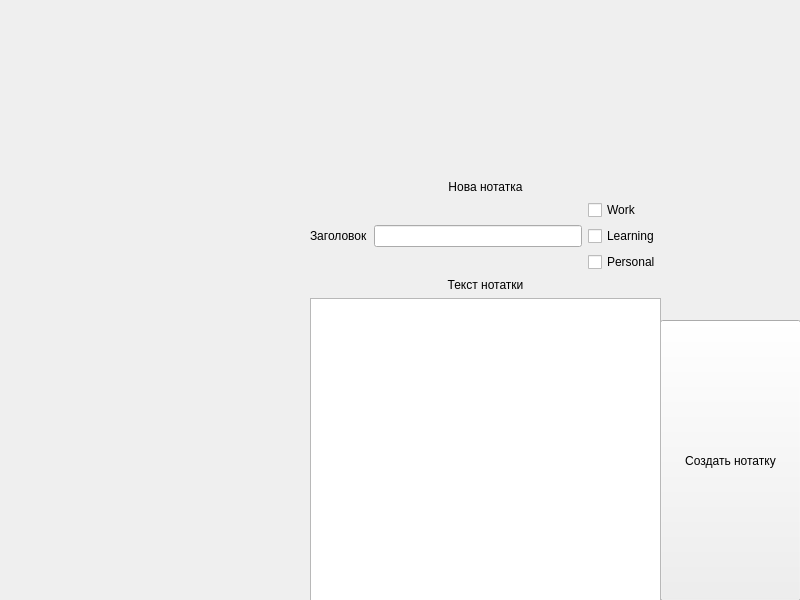
<?xml version="1.0" encoding="UTF-8"?>
<ui version="4.0">
 <class>MainWindow</class>
 <widget class="QMainWindow" name="MainWindow">
  <property name="geometry">
   <rect>
    <x>0</x>
    <y>0</y>
    <width>800</width>
    <height>600</height>
   </rect>
  </property>
  <property name="windowTitle">
   <string>MainWindow</string>
  </property>
  <widget class="QWidget" name="centralwidget">
   <widget class="QPushButton" name="pushButton">
    <property name="geometry">
     <rect>
      <x>660</x>
      <y>320</y>
      <width>141</width>
      <height>281</height>
     </rect>
    </property>
    <property name="text">
     <string>Создать нотатку</string>
    </property>
   </widget>
   <widget class="QWidget" name="verticalLayoutWidget_3">
    <property name="geometry">
     <rect>
      <x>310</x>
      <y>180</y>
      <width>351</width>
      <height>421</height>
     </rect>
    </property>
    <layout class="QVBoxLayout" name="verticalLayout_3">
     <item>
      <layout class="QVBoxLayout" name="verticalLayout">
       <item>
        <layout class="QHBoxLayout" name="horizontalLayout_2"/>
       </item>
       <item>
        <widget class="QLabel" name="label_3">
         <property name="text">
          <string>Нова нотатка</string>
         </property>
         <property name="alignment">
          <set>Qt::AlignCenter</set>
         </property>
        </widget>
       </item>
       <item>
        <layout class="QHBoxLayout" name="horizontalLayout">
         <item>
          <widget class="QLabel" name="label_2">
           <property name="text">
            <string>Заголовок</string>
           </property>
          </widget>
         </item>
         <item>
          <widget class="QLineEdit" name="newHeader"/>
         </item>
         <item>
          <layout class="QVBoxLayout" name="verticalLayout_2">
           <item>
            <widget class="QCheckBox" name="work">
             <property name="text">
              <string>Work</string>
             </property>
            </widget>
           </item>
           <item>
            <widget class="QCheckBox" name="learning">
             <property name="text">
              <string>Learning</string>
             </property>
            </widget>
           </item>
           <item>
            <widget class="QCheckBox" name="personal">
             <property name="text">
              <string>Personal</string>
             </property>
            </widget>
           </item>
          </layout>
         </item>
        </layout>
       </item>
       <item>
        <widget class="QLabel" name="label">
         <property name="frameShape">
          <enum>QFrame::NoFrame</enum>
         </property>
         <property name="frameShadow">
          <enum>QFrame::Plain</enum>
         </property>
         <property name="text">
          <string>Текст нотатки</string>
         </property>
         <property name="scaledContents">
          <bool>false</bool>
         </property>
         <property name="alignment">
          <set>Qt::AlignCenter</set>
         </property>
        </widget>
       </item>
       <item>
        <widget class="QTextEdit" name="newText"/>
       </item>
      </layout>
     </item>
    </layout>
   </widget>
  </widget>
 </widget>
 <resources/>
 <connections/>
</ui>
